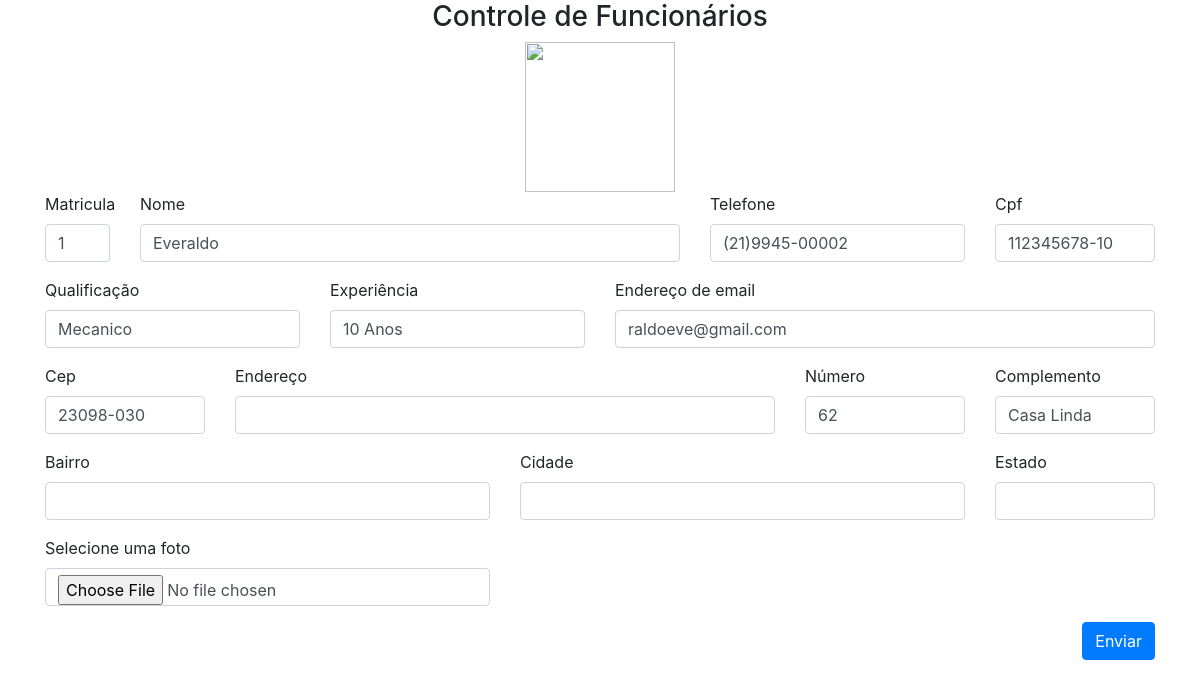
Before: /editar.php?matricula=1 with the older database file.
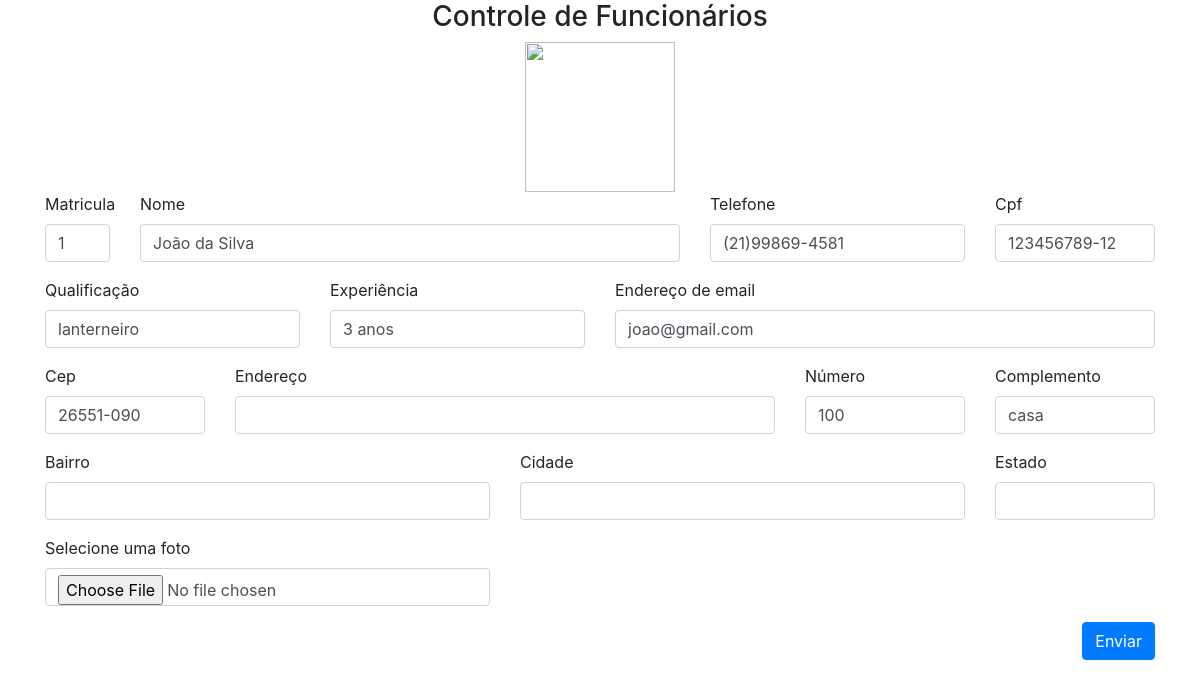
After: the same page with the newer database file.
### tables this page shows
CREATE TABLE `funcionario` (
  `matricula` int(11) NOT NULL,
  `nome` varchar(60) NOT NULL,
  `telefone` varchar(15) NOT NULL,
  `cpf` char(12) NOT NULL,
  `qualificacao` varchar(30) NOT NULL,
  `experiencia` varchar(20) NOT NULL,
  `cep` char(9) NOT NULL,
  `numerocasa` int(11) NOT NULL,
  `complemento` varchar(30) DEFAULT NULL,
  `email` varchar(50) NOT NULL,
  `senha` varchar(255) NOT NULL,
  `status` char(1) NOT NULL,
  `foto` varchar(255) NOT NULL
);

### editar.php (the view, shortened to what the changed rows need)
<?php
    require_once 'conexao.php';
    require_once 'head.php';
    $id = filter_input(INPUT_GET, "matricula", FILTER_SANITIZE_NUMBER_INT);
    $busca = "SELECT * from funcionario where matricula = $id LIMIT 1";
    $resultado= $conn->prepare($busca);
    $resultado->execute();
    if (($resultado) AND ($resultado->rowCount() != 0)) {
        $linha = $resultado->fetch(PDO::FETCH_ASSOC);
        extract($linha);
    }
    else{
        $_SESSION['msg'] = "Funcionário não encontrado!";
        header("Location : relfuncionarios.php");
    }
?>
<form method="POST" action="controlefuncionario.php" enctype="multipart/form-data">
    <div class="container">
        <div class="row">
            <div class="col-md-1">
                <div class="form-group">
                    <label for="matricula">Matricula</label>
                    <input type="text" class="form-control" name="matricula"
                        value="<?php echo $matricula; ?>"
                    >
                </div>
            </div>
            <div class="col-md-6">
                <div class="form-group">
                    <label for="nome">Nome</label>
                    <input type="text" class="form-control" name="nome"
                    value="<?php echo $nome; ?>"
                    >
                </div>
            </div>
            <div class="col-md-3">
                <div class="form-group">
                    <label for="telefone">Telefone</label>
                    <input type="text" name="telefone" class="form-control" onkeypress="$(this).mask('(00)00000-0000')"
                        value="<?php echo $telefone; ?>"
                    >
                </div>
            </div>
             <div class="col-md-2">
                <div class="form-group">
                    <label for="cpf">Cpf</label>
                    <input type="text" name="cpf" class="form-control" onkeypress="$(this).mask('000.000.000-00');"
                     value="<?php echo $cpf; ?>"
                    >
                </div>
            </div>
        </div>
        <div class="row">
            <div class="col-md-3">
                <div class="form-group">
                    <label for="qualificacao">Qualificação</label>
                    <input type="text" class="form-control" name="qualificacao"
                         value="<?php echo $qualificacao; ?>"
                    >
                </div>
            </div>
            <div class="col-md-3">
                <div class="form-group">
                    <label for="experiencia">Experiência</label>
                    <input type="text" class="form-control" name="experiencia"
                    value="<?php echo $experiencia; ?>"
                    >
                </div>
            </div>
            <div class="col-md-6">
                <div class="form-group">
                    <label for="exampleInputEmail1">Endereço de email</label>
                    <input type="email" name="email" class="form-control" id="exampleInputEmail1" aria-describedby="emailHelp" placeholder="Seu email"
                        value="<?php echo $email; ?>"
                    >
                </div>
            </div>
        </div>
        <div class="row">
            <div class="col-md-2">
                <div class="form-group">
                    <label for="cep">Cep</label>
                    <input type="text" name="cep" class="form-control" id="cep" onblur="pesquisacep(this.value);"
                         value="<?php echo $cep; ?>"
                    >
                </div>
            </div>
            <div class="col-md-2">
                <div class="form-group">
                    <label for="numero">Número</label>
                    <input type="text" class="form-control" name="numero"
                        value="<?php echo $numerocasa; ?>"
                    >
                </div>
            </div>
            <div class="col-md-2">
                <div class="form-group">
                    <label for="complemento">Complemento</label>
                    <input type="text" class="form-control" name="complemento"
                            value="<?php echo $complemento; ?>"
                    >
                </div>
            </div>
        </div>
    </div>
</form>
<?php
require_once 'footeradm.php';
?>

Changed rows visible on the page:
changed funcionario id 1: nome "Everaldo" → "João da Silva"; telefone "(21)9945-00002" → "(21)99869-4581"; cpf "112345678-10" → "123456789-12"; qualificacao "Mecanico" → "lanterneiro"; experiencia "10 Anos" → "3 anos"; email "raldoeve@gmail.com" → "joao@gmail.com"; cep "23098-030" → "26551-090"; numero "62" → "100"; complemento "Casa Linda" → "casa"
